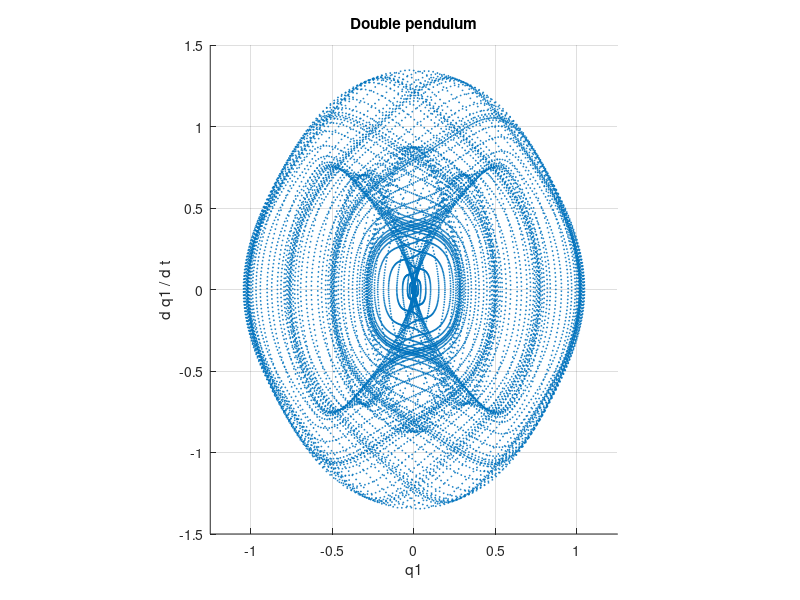

Recreate this plot in MATLAB.
# Double pendulum
1;

function xdot = f(x,t)
  c12 = cos(x(1) - x(2));
  s12 = sin(x(1) - x(2));
  xdot(1) = x(3);
  xdot(2) = x(4);
  xdot(3) = (sin(x(2))*c12 - 2*sin(x(1)) - s12*(x(4)^2 + c12*x(3)^2)) / (2 - c12^2);
  xdot(4) = (2*sin(x(1))*c12 - 2*sin(x(2)) + s12*(2*x(3)^2 + c12*x(4)^2)) / (2 - c12^2);
endfunction

x = lsode("f", [0; 3*atan(1/sqrt(3)); 0; 0], (t = linspace (0, 384, 19200)'));

#set term postcript;
#set output "sample.ps";
scatter(x(:, [1]), x(:, [3]), 0.5);

axis equal
axis([-1.25, 1.25, -1.5, 1.5])
grid on
title "Double pendulum"
xlabel "q1"
ylabel "d q1 / d t"

